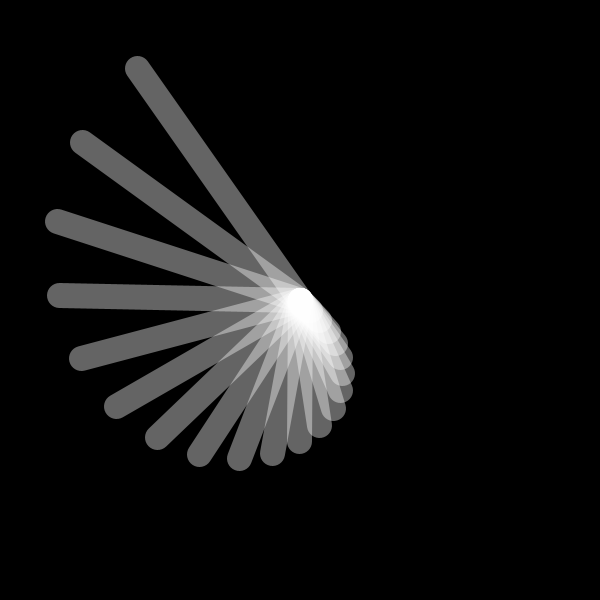
Frame 1 (no input)
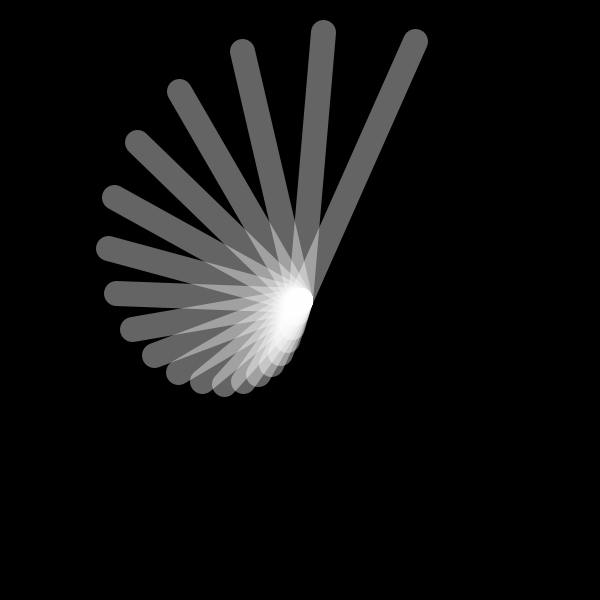
Frame 60 (the mouse pressed at the canvas centre just before this capture)
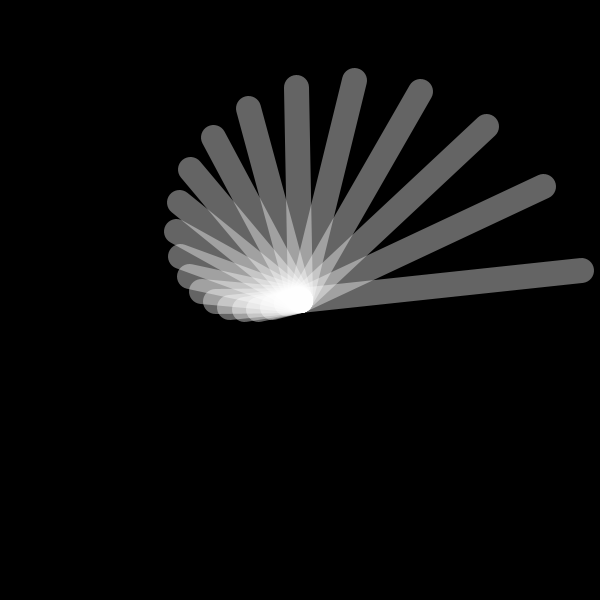
Frame 120 (the mouse held since frame 60 and released just before this capture)

The Processing sketch that drew these frames (run headless with seeded random() and noise(); from frame 60 on, the mouse is pressed at the canvas centre):

// Processing sketch: exerciceRotateLine
// ── exerciceRotateLine.pde
// Exercice 4
// Alex Caceres
int x, y, a,b;

void setup() {
  //noLoop();
  size(600, 600);
  x = width/2;
  y = height/2;
  a = 0;
  b =0;
}

void draw() {
background(0);
translate(width/2,height/2);
rotate(radians(b));

for (int i = 0 ; i<21; i++){
stroke(255,100);
strokeWeight(25);
line(0,0,i*10,i*10);
rotate(radians(a));
a +=1;
}
a=0;
b+=1;



}
